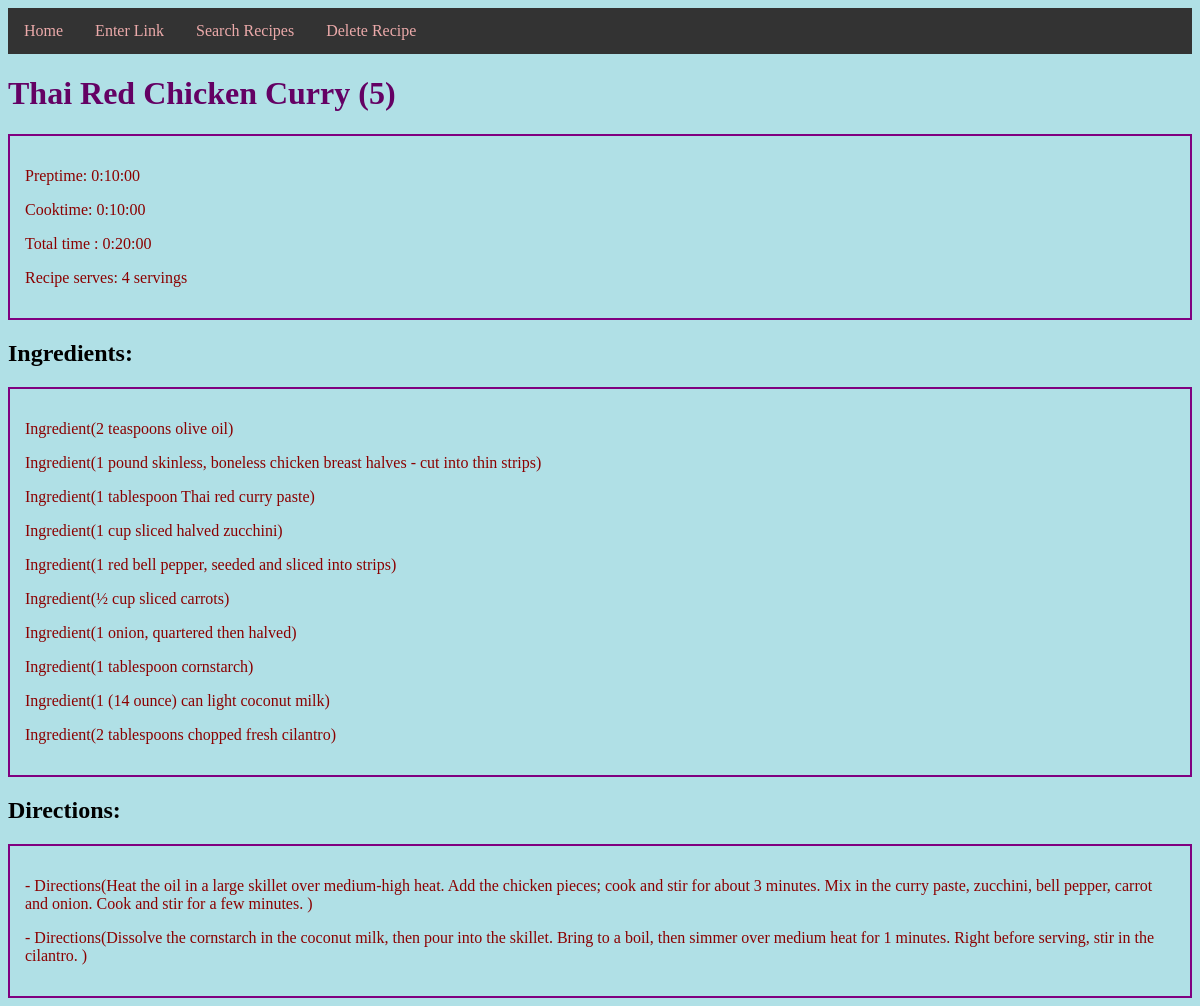
The app's page /showrecipe/5 with its own data.
### recipeapp/models.py (models this page shows, shortened)
class Recipe(db.Model):
    __tablename__ = 'recipes'
    id = db.Column(db.Integer, primary_key=True)
    title = db.Column(db.String(), nullable = False)
    source = db.Column(db.String())
    preptime = db.Column(db.Interval())
    cooktime = db.Column(db.Interval())
    totaltime = db.Column(db.Interval())
    serves = db.Column(db.String(30))
    directions = db.relationship('Directions', backref = 'recipe', cascade="all, delete-orphan")
    ingredients = db.relationship('Ingredient', backref = 'recipe', cascade="all, delete-orphan")

class Ingredient(db.Model):
    __tablename__ = 'ingredients'
    id = db.Column(db.Integer, primary_key=True)
    line = db.Column(db.String())
    recipe_id = db.Column(db.Integer, db.ForeignKey('recipes.id'))
    def __repr__(self):
        return f'Ingredient({self.line})'

class Directions(db.Model):
    __tablename__ = 'directions'
    id = db.Column(db.Integer, primary_key=True)
    line = db.Column(db.String())
    recipe_id = db.Column(db.Integer, db.ForeignKey('recipes.id'))
    def __repr__(self):
        return f'Directions({self.line})'

### recipeapp/routes.py (the view)
@app.route('/showrecipe/<id>', methods=['POST', 'GET'])
def showrecipe(id):
    recipe_id = id
    recipe = Recipe.query.get(recipe_id)
    return render_template('showrecipe.html', recipe=recipe)

### recipeapp/templates/showrecipe.html
{% extends 'layout.html' %}
{% block content %}
    <h1>{{ recipe.title }} ({{ recipe.id }})</h1>
      <div class=container>
        <p>Preptime:  {{ recipe.preptime }}</p>
        <p>Cooktime:  {{ recipe.cooktime }}</p>
        <p>Total time : {{ recipe.totaltime }}</p>
        <p>Recipe serves:  {{ recipe.serves }}</p>
      </div>
    <h2>Ingredients:</h2>
      <div class=container>
        {% for line in recipe.ingredients %}
          <p> {{ line }}</p>
        {% endfor %}
      </div>
    <h2>Directions:</h2>
      <div class=container>
        {% for line in recipe.directions %}
          <p>-  {{ line }}</p>
        {% endfor %}
      </div>
{% endblock content %}

### recipeapp/static/css/main.css (style rules this page uses)
body { background-color: powderblue; }
h1 { color: rgb(100, 1, 100); }
p { color: darkred; }
.container { border-style: solid; border-width: 2px; border-color: purple; padding: 15px; }

### records on screen
Recipe: title "Thai Red Chicken Curry", id "5", preptime "0:10:00", cooktime "0:10:00", totaltime "0:20:00", serves "4 servings"
Ingredient: line "Ingredient(2 teaspoons olive oil)"
Ingredient: line "Ingredient(1 pound skinless, boneless chicken breast halves - cut into thin strips)"
Ingredient: line "Ingredient(1 tablespoon Thai red curry paste)"
Ingredient: line "Ingredient(1 cup sliced halved zucchini)"
Ingredient: line "Ingredient(1 red bell pepper, seeded and sliced into strips)"
Ingredient: line "Ingredient(½ cup sliced carrots)"
Ingredient: line "Ingredient(1 onion, quartered then halved)"
Ingredient: line "Ingredient(1 tablespoon cornstarch)"
Ingredient: line "Ingredient(1 (14 ounce) can light coconut milk)"
Ingredient: line "Ingredient(2 tablespoons chopped fresh cilantro)"
Directions: line "Directions(Heat the oil in a large skillet over medium-high heat. Add the chicken pieces; cook and stir for about 3 minutes. Mix in the curry paste, zucchini, bell pepper, carrot and onion. Cook and stir for a few minutes. )"
Directions: line "Directions(Dissolve the cornstarch in the coconut milk, then pour into the skillet. Bring to a boil, then simmer over medium heat for 1 minutes. Right before serving, stir in the cilantro. )"
